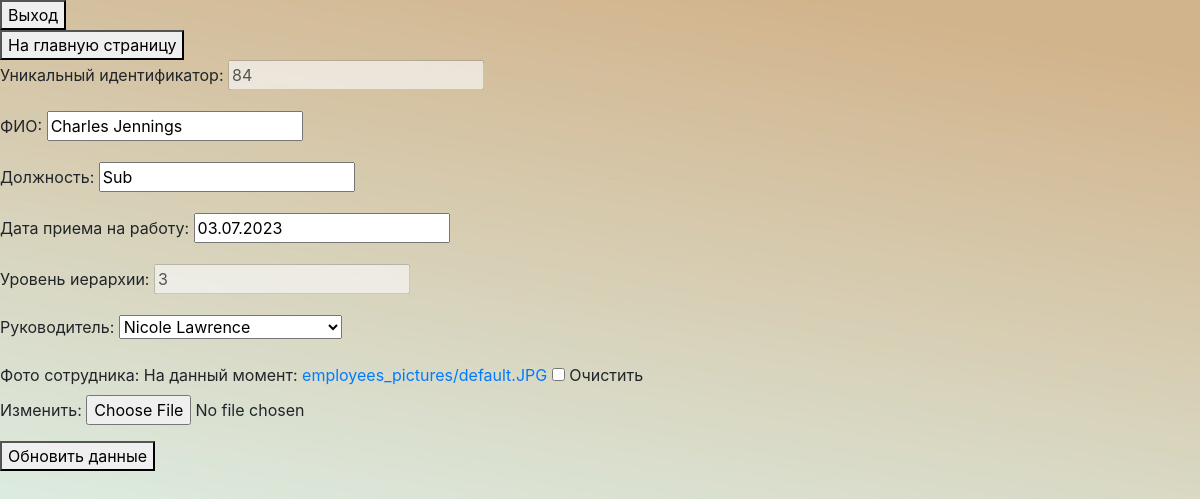
Page /emp_update/84/ (signed in) on the committed database.
### employees_catalog/models.py (models this page shows, shortened)
class Employees(models.Model):
    name = models.CharField(max_length=100, verbose_name='ФИО')
    position = models.CharField(max_length=50, verbose_name='Должность')
    hire_date = models.DateField(verbose_name='Дата приема на работу')
    salary = models.IntegerField(validators=[MinValueValidator(0), ], verbose_name='Заработная плата')
    hierarchy_level = models.IntegerField(validators=[MinValueValidator(0), ], verbose_name='Уровень иерархии')
    supervisor = models.ForeignKey('self', on_delete=models.CASCADE, null=True,
                                   blank=True, related_name='subordinates', verbose_name='Руководитель')
    picture = models.ImageField(upload_to='employees_pictures', null=True, blank=True,
                                default="employees_pictures/default.JPG", verbose_name='Фото сотрудника')
    def __str__(self):
        return f'{self.name}'

### employees_catalog/views.py (the view, shortened to what this page needs)
# urls.py: path('emp_update/<int:pk>/', views.UpdateEmp.as_view(), name='emp_update'),
@method_decorator(user_passes_test(is_admin, login_url='login_admin', redirect_field_name='next'), name='dispatch')
class UpdateEmp(UpdateView):
    model = Employees
    template_name = 'employees_catalog/emp_update.html'
    form_class = UpdateForm

### employees_catalog/forms.py
class UpdateForm(forms.ModelForm):
    id = forms.IntegerField(required=False, disabled=True, label='Уникальный идентификатор')
    hierarchy_level = forms.IntegerField(required=False, disabled=True, label='Уровень иерархии')
    class Meta:
        model = Employees
        fields = ['id', 'name', 'position', 'hire_date', 'hierarchy_level', 'supervisor', 'picture']

### employees_catalog/views.py (called while the page is built)
def is_admin(user):
    return user.is_staff

### employees_catalog/templates/employees_catalog/emp_update.html (shortened to what this page needs)
{% extends "employees_catalog/base.html" %}
{% block content %}
{% include 'employees_catalog/login-out_buttoms.html' %}
{% include 'employees_catalog/to_welcome.html'  %}
<form method="post" enctype="multipart/form-data">
   {{ form.as_p }}
   <button type="submit"> Обновить данные</button>
</form>
{% endblock %}

### rows in the picture
Employees: id "84"
Employees: name "Charles Jennings", position "Sub", hire_date "03.07.2023", hierarchy_level "3", supervisor "Nicole Lawrence"
